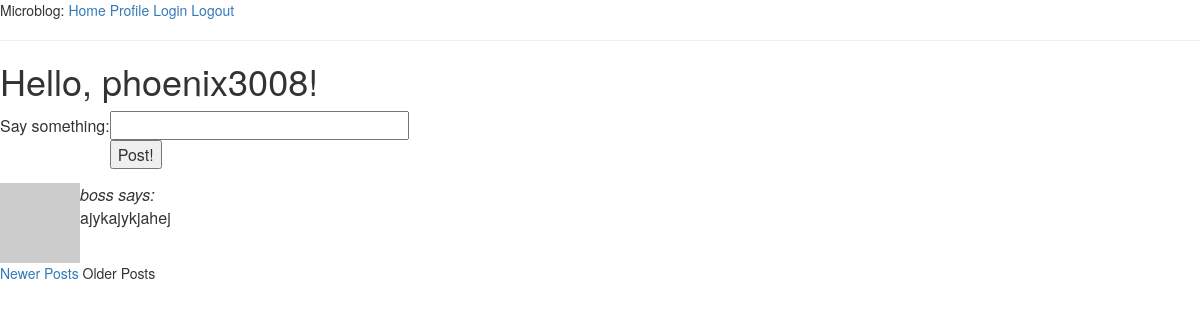
Screenshot of /index/2 (signed in) with the database file from the repository.
### app/models.py (models this page shows, shortened)
class User(db.Model):
    id = db.Column(db.Integer, primary_key=True)
    nickname = db.Column(db.String(64), index=True, unique=True)
    email = db.Column(db.String(120), index=True, unique=True)
    posts = db.relationship('Post', backref = 'author', lazy = 'dynamic')
    about_me = db.Column(db.String(140))
    last_seen = db.Column(db.DateTime)
    followed = db.relationship('User',
                                secondary=followers,
                                primaryjoin=(followers.c.follower_id == id),
                                secondaryjoin = (followers.c.followed_id == id),
                                backref=db.backref('followers', lazy='dynamic'),
                                lazy='dynamic')
    def is_authenticated(self):
        return True
    def avatar(self, size):
        return 'http://www.gravatar.com/avatar/%s?d=retro&s=%d' % (md5(self.email.encode('utf-8')).hexdigest(), size)
    def followed_posts(self):
        return Post.query.join(followers, (followers.c.followed_id == Post.user_id)).filter(followers.c.follower_id == self.id).order_by(Post.timestamp.desc())

class Post(db.Model):
    id = db.Column(db.Integer, primary_key=True)
    body = db.Column(db.String(140))
    timestamp = db.Column(db.DateTime)
    user_id = db.Column(db.Integer, db.ForeignKey('user.id'))

### app/views.py (the view)
@app.route('/', methods=['GET', 'POST'])
@app.route('/index', methods=['GET', 'POST'])
@app.route('/index/<int:page>', methods=['GET', 'POST'])
@login_required
def index(page=1):
    form = PostForm()
    if form.validate_on_submit():
        post = Post(body=form.post.data, timestamp=datetime.utcnow(), author=g.user)
        db.session.add(post)
        db.session.commit()
        flash("Your post is now live yo!")
        return redirect(url_for('index'))
    posts = g.user.followed_posts().paginate(page, POSTS_PER_PAGE, False)
    return render_template('index.html', title="Home", form=form, posts=posts)

### app/forms.py
class PostForm(Form):
    post = StringField('post', validators=[DataRequired()])
    content = StringField('content', validators=[DataRequired()])

### app/views.py (called while the page is built)
@app.before_request
def before_request():
    g.user = current_user
    if g.user.is_authenticated():
        g.user.last_seen = datetime.utcnow()
        db.session.add(g.user)
        db.session.commit()

@lm.user_loader ##We use this decorator to link with Flask-Login!
def load_user(id):
    return User.query.get(int(id))

### app/templates/index.html (shortened to what this page needs)
{% extends "base.html" %}
{% block content %}
    <h1>Hello, {{ g.user.nickname }}!</h1>
    <form action="" method="post" name="post">
        <table>
            <tr>
                <td>Say something: </td>
                <td>{{ form.post(size=30, max_length=140) }}</td>
            </tr>
            <tr>
                <td></td>
                <td><input type="submit" value="Post!"></td>
            </tr>
        </table>
    </form>
    {% for post in posts.items %}
        {% include 'post.html' %}
    {% endfor %}
    {% if posts.has_prev %}
    <a href="{{ url_for('index', page = posts.prev_num) }}"> Newer Posts </a>
    {% else %}
        Newer Posts
    {% endif %}
    {% if posts.has_next %}
        <a href="{{ url_for('index', page = posts.next_num) }}"> Older Posts </a>
    {% else %}
        Older Posts
    {% endif %}
{% endblock %}

### app/templates/post.html (shortened to what this page needs)
<table>
        <tr valign="top">
            <td>
                <img src="{{ post.author.avatar(50) }}">
            </td>
            <td>
                <i>{{ post.author.nickname }} says:</i>
                <br/ >
                {{ post.body }}
            </td>
        </tr>
</table>

### rows the page displays
User: user.nickname "phoenix3008"
Post: author.nickname "boss", body "ajykajykjahej"
